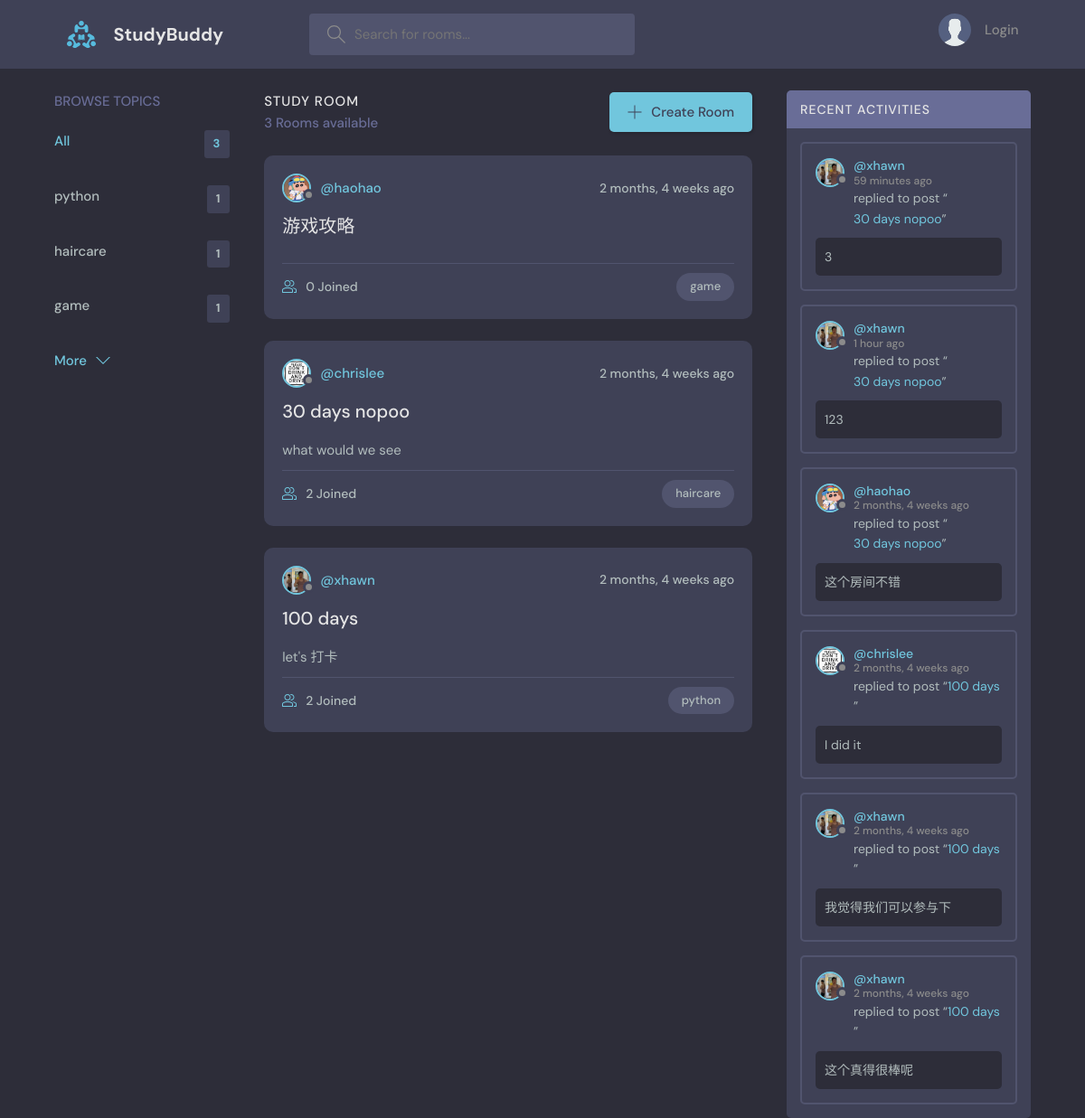
The page / on the database its author committed.
### base/models.py (models this page shows, shortened)
class Topic(models.Model):
  name = models.CharField(max_length=20)

class Room(models.Model):
  host = models.ForeignKey(User,on_delete=models.SET_NULL,null=True)
  topic = models.ForeignKey(Topic,on_delete=models.SET_NULL,null=True)
  participants = models.ManyToManyField(User,related_name='Participant',blank=True)
  name = models.CharField(max_length=100)
  description = models.TextField(null=True,blank=True)
  updated = models.DateTimeField(auto_now=True)
  created = models.DateTimeField(auto_now_add=True)
  def __str__(self):
    return self.name

class User (AbstractUser):
  name = models.CharField(max_length=20,null=True)
  email = models.EmailField(unique=True,null=True)
  bio = models.TextField(null=True)
  avatar = models.ImageField(null=True,default='avatar.svg')
  USERNAME_FIELDS = ['username', 'email']
  REQUIRED_FIELDS = []

class Message(models.Model):
  user = models.ForeignKey(User,on_delete=models.CASCADE,null=True)
  room = models.ForeignKey(Room,on_delete=models.CASCADE,null=True)
  content = models.TextField(max_length=200)
  updated = models.DateTimeField(auto_now=True)
  created = models.DateTimeField(auto_now_add=True)

### base/views.py (the view)
# urls.py: path('',views.home,name='home' ),
def home(request):
  search_selected = request.GET.get('q') if request.GET.get('q') != None else ''
  rooms = Room.objects.filter(
    Q(topic__name__icontains=search_selected) |
    Q(name__icontains = search_selected) |
    Q(host__username__icontains = search_selected)
  ).order_by('-created')
  total_room = Room.objects.all().count
  room_count = rooms.count
  topics = Topic.objects.all()
  msgs = Message.objects.all().order_by('-created')
  context = {'rooms':rooms,'topics':topics,'msgs':msgs,'room_count':room_count,'total_room':total_room}
  return render(request,'base/home.html',context)

### base/templates/base/home.html
{% extends 'main.html'%}
{% block content %}
    <main class="layout layout--3">
      <div class="container">
       {% include 'base/topic_component.html' %}
       {% include 'base/feed_components.html' %}
       {% include 'base/activity_component.html' %}
      </div>
    </main>
{% endblock content %}

### base/templates/base/topic_component.html
<div class="topics">
  <div class="topics__header">
    <h2>Browse Topics</h2>
  </div>
  <ul class="topics__list">
    <li>
      <a href="{% url 'home' %}" class="active">All <span>{{ total_room }}</span></a>
    </li>
    {% for topic in topics %}
    <li>
      <a href="{% url 'home' %}?q={{topic.name}}">{{topic.name}} <span>{{topic.room_set.all.count}}</span></a>
    </li>
    {% endfor %}
  </ul>
  <a class="btn btn--link" href="{% url 'more-topic'%}">
    More
    <svg version="1.1" xmlns="http://www.w3.org/2000/svg" width="32" height="32" viewBox="0 0 32 32">
      <title>chevron-down</title>
      <path d="M16 21l-13-13h-3l16 16 16-16h-3l-13 13z"></path>
    </svg>
  </a>
</div>

### base/templates/base/feed_components.html (shortened to what this page needs)
<div class="roomList">
  <div class="roomList__header">
    <div>
      <h2>Study Room</h2>
      <p>{{room_count}} Rooms available</p>
    </div>
    <a class="btn btn--main" href="{% url 'create' %}">
      <svg version="1.1" xmlns="http://www.w3.org/2000/svg" width="32" height="32" viewBox="0 0 32 32">
        <title>add</title>
        <path
          d="M16.943 0.943h-1.885v14.115h-14.115v1.885h14.115v14.115h1.885v-14.115h14.115v-1.885h-14.115v-14.115z"
        ></path>
      </svg>
      Create Room
    </a>
  </div>
  {% for room in rooms%}
  <div class="roomListRoom">
    <div class="roomListRoom__header">
      <a href="{% url 'user' room.host.id%}" class="roomListRoom__author">
        <div class="avatar avatar--small">
          <img src="{{room.host.avatar.url}}" />
        </div>
        <span>@{{room.host.username}}</span>
      </a>
      <div class="roomListRoom__actions">
        <span>{{room.updated | timesince}} ago</span>
      </div>
    </div>
    <div class="roomListRoom__content">
      <a href="{% url 'room' room.id %}">{{room.name}}</a>
      <p>
        {{room.description}}
      </p>
    </div>
    <div class="roomListRoom__meta">
      <a href="{% url 'room' room.id %}" class="roomListRoom__joined">
        {{room.participants.count}} Joined
      </a>
      <p class="roomListRoom__topic">{{room.topic.name}}</p>
    </div>
  </div>
  {% endfor %}
</div>

### base/templates/base/activity_component.html (shortened to what this page needs)
<div class="activities">
  <div class="activities__header">
    <h2>Recent Activities</h2>
  </div>
  {% for msg in msgs %}
  <div class="activities__box">
    <div class="activities__boxHeader roomListRoom__header">
      <a href="{% url 'user' msg.user.id%}" class="roomListRoom__author">
        <div class="avatar avatar--small">
          <img src="{{msg.user.avatar.url}}" />
        </div>
        <p>
          @{{msg.user.username}}
          <span>{{msg.updated | timesince}} ago</span>
        </p>
      </a>
    </div>
    <div class="activities__boxContent">
      <p>replied to post “<a href="{% url 'room' msg.room.id%}">{{msg.room}}</a>”</p>
      <div class="activities__boxRoomContent">
        {{msg.content}}
      </div>
    </div>
  </div>
  {% endfor %}
</div>

### rows shown on the page
Topic: name "python", room_set.all.count "1"
Topic: name "haircare", room_set.all.count "1"
Topic: name "game", room_set.all.count "1"
Room: host.avatar (picture), host.username "haohao", updated "2 months, 4 weeks", name "游戏攻略", participants.count "0", topic.name "game"
Room: host.avatar (picture), host.username "chrislee", updated "2 months, 4 weeks", name "30 days nopoo", description "what would we see", participants.count "2", topic.name "haircare"
Room: host.avatar (picture), host.username "xhawn", updated "2 months, 4 weeks", name "100 days", description "let's 打卡", participants.count "2", topic.name "python"
Message: user.avatar (picture), user.username "xhawn", updated "59 minutes", room "30 days nopoo", content "3"
Message: user.avatar (picture), user.username "xhawn", updated "1 hour", room "30 days nopoo", content "123"
Message: user.avatar (picture), user.username "haohao", updated "2 months, 4 weeks", room "30 days nopoo", content "这个房间不错"
Message: user.avatar (picture), user.username "chrislee", updated "2 months, 4 weeks", room "100 days", content "I did it"
Message: user.avatar (picture), user.username "xhawn", updated "2 months, 4 weeks", room "100 days", content "我觉得我们可以参与下"
Message: user.avatar (picture), user.username "xhawn", updated "2 months, 4 weeks", room "100 days", content "这个真得很棒呢"

### other values the page prints
{{ total_room }} "3"
{{ room_count }} "3"
